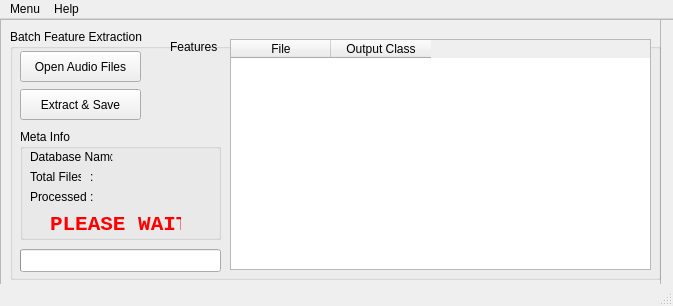
<?xml version="1.0" encoding="UTF-8"?>
<ui version="4.0">
 <class>MainWdw</class>
 <widget class="QMainWindow" name="MainWdw">
  <property name="geometry">
   <rect>
    <x>0</x>
    <y>0</y>
    <width>673</width>
    <height>306</height>
   </rect>
  </property>
  <property name="sizePolicy">
   <sizepolicy hsizetype="Fixed" vsizetype="Fixed">
    <horstretch>0</horstretch>
    <verstretch>0</verstretch>
   </sizepolicy>
  </property>
  <property name="minimumSize">
   <size>
    <width>673</width>
    <height>306</height>
   </size>
  </property>
  <property name="maximumSize">
   <size>
    <width>673</width>
    <height>306</height>
   </size>
  </property>
  <property name="windowTitle">
   <string>Text Dependent Speaker Verification - Training</string>
  </property>
  <property name="windowIcon">
   <iconset resource="image_set.qrc">
    <normaloff>:/icons/other-python-icon.png</normaloff>:/icons/other-python-icon.png</iconset>
  </property>
  <widget class="QWidget" name="centralwidget">
   <widget class="QFrame" name="testingFrame">
    <property name="geometry">
     <rect>
      <x>0</x>
      <y>0</y>
      <width>661</width>
      <height>351</height>
     </rect>
    </property>
    <property name="frameShape">
     <enum>QFrame::StyledPanel</enum>
    </property>
    <property name="frameShadow">
     <enum>QFrame::Raised</enum>
    </property>
   </widget>
   <widget class="QFrame" name="trainingFrame">
    <property name="enabled">
     <bool>true</bool>
    </property>
    <property name="geometry">
     <rect>
      <x>0</x>
      <y>0</y>
      <width>681</width>
      <height>421</height>
     </rect>
    </property>
    <property name="whatsThis">
     <string/>
    </property>
    <property name="frameShape">
     <enum>QFrame::StyledPanel</enum>
    </property>
    <property name="frameShadow">
     <enum>QFrame::Plain</enum>
    </property>
    <widget class="QGroupBox" name="featureExtGroup">
     <property name="geometry">
      <rect>
       <x>10</x>
       <y>10</y>
       <width>651</width>
       <height>251</height>
      </rect>
     </property>
     <property name="title">
      <string>Batch Feature Extraction</string>
     </property>
     <widget class="QPushButton" name="openAudioBtn">
      <property name="geometry">
       <rect>
        <x>10</x>
        <y>22</y>
        <width>121</width>
        <height>31</height>
       </rect>
      </property>
      <property name="text">
       <string>Open Audio Files</string>
      </property>
     </widget>
     <widget class="QPushButton" name="extractSaveBtn">
      <property name="geometry">
       <rect>
        <x>10</x>
        <y>60</y>
        <width>121</width>
        <height>31</height>
       </rect>
      </property>
      <property name="text">
       <string>Extract &amp;&amp; Save</string>
      </property>
     </widget>
     <widget class="QTableWidget" name="featuresTbl">
      <property name="geometry">
       <rect>
        <x>220</x>
        <y>10</y>
        <width>421</width>
        <height>231</height>
       </rect>
      </property>
      <property name="editTriggers">
       <set>QAbstractItemView::DoubleClicked</set>
      </property>
      <property name="columnCount">
       <number>2</number>
      </property>
      <column>
       <property name="text">
        <string>File</string>
       </property>
      </column>
      <column>
       <property name="text">
        <string>Output Class</string>
       </property>
      </column>
     </widget>
     <widget class="QLabel" name="featureExtLbl">
      <property name="geometry">
       <rect>
        <x>160</x>
        <y>10</y>
        <width>51</width>
        <height>16</height>
       </rect>
      </property>
      <property name="text">
       <string>Features : </string>
      </property>
     </widget>
     <widget class="QGroupBox" name="metaGroup">
      <property name="geometry">
       <rect>
        <x>10</x>
        <y>100</y>
        <width>201</width>
        <height>111</height>
       </rect>
      </property>
      <property name="title">
       <string>Meta Info</string>
      </property>
      <widget class="QLabel" name="fileLbl_2">
       <property name="geometry">
        <rect>
         <x>10</x>
         <y>20</y>
         <width>81</width>
         <height>16</height>
        </rect>
       </property>
       <property name="font">
        <font>
         <weight>50</weight>
         <bold>false</bold>
        </font>
       </property>
       <property name="text">
        <string>Database Name</string>
       </property>
      </widget>
      <widget class="QLabel" name="audioFilenameLbl_2">
       <property name="geometry">
        <rect>
         <x>90</x>
         <y>20</y>
         <width>101</width>
         <height>16</height>
        </rect>
       </property>
       <property name="font">
        <font>
         <weight>50</weight>
         <bold>false</bold>
        </font>
       </property>
       <property name="text">
        <string>:</string>
       </property>
      </widget>
      <widget class="QLabel" name="progressLbl">
       <property name="geometry">
        <rect>
         <x>30</x>
         <y>80</y>
         <width>131</width>
         <height>31</height>
        </rect>
       </property>
       <property name="font">
        <font>
         <family>Consolas</family>
         <pointsize>16</pointsize>
         <weight>75</weight>
         <bold>true</bold>
        </font>
       </property>
       <property name="styleSheet">
        <string notr="true">color:red;</string>
       </property>
       <property name="text">
        <string>PLEASE WAIT</string>
       </property>
      </widget>
      <widget class="QLabel" name="audioFilenameLbl">
       <property name="geometry">
        <rect>
         <x>70</x>
         <y>40</y>
         <width>121</width>
         <height>16</height>
        </rect>
       </property>
       <property name="font">
        <font>
         <weight>50</weight>
         <bold>false</bold>
        </font>
       </property>
       <property name="text">
        <string>:</string>
       </property>
      </widget>
      <widget class="QLabel" name="fileLbl">
       <property name="geometry">
        <rect>
         <x>10</x>
         <y>40</y>
         <width>51</width>
         <height>16</height>
        </rect>
       </property>
       <property name="font">
        <font>
         <weight>50</weight>
         <bold>false</bold>
        </font>
       </property>
       <property name="text">
        <string>Total Files</string>
       </property>
      </widget>
      <widget class="QLabel" name="fileLbl_3">
       <property name="geometry">
        <rect>
         <x>10</x>
         <y>60</y>
         <width>81</width>
         <height>16</height>
        </rect>
       </property>
       <property name="font">
        <font>
         <weight>50</weight>
         <bold>false</bold>
        </font>
       </property>
       <property name="text">
        <string>Processed</string>
       </property>
      </widget>
      <widget class="QLabel" name="audioFilenameLbl_3">
       <property name="geometry">
        <rect>
         <x>70</x>
         <y>60</y>
         <width>101</width>
         <height>16</height>
        </rect>
       </property>
       <property name="font">
        <font>
         <weight>50</weight>
         <bold>false</bold>
        </font>
       </property>
       <property name="text">
        <string>:</string>
       </property>
      </widget>
     </widget>
     <widget class="QProgressBar" name="progressBar">
      <property name="geometry">
       <rect>
        <x>10</x>
        <y>220</y>
        <width>201</width>
        <height>23</height>
       </rect>
      </property>
      <property name="value">
       <number>0</number>
      </property>
      <property name="textVisible">
       <bool>false</bool>
      </property>
     </widget>
    </widget>
   </widget>
  </widget>
  <widget class="QMenuBar" name="menubar">
   <property name="geometry">
    <rect>
     <x>0</x>
     <y>0</y>
     <width>673</width>
     <height>21</height>
    </rect>
   </property>
   <widget class="QMenu" name="menuMenu">
    <property name="title">
     <string>Menu</string>
    </property>
    <addaction name="actionTraining_Data"/>
    <addaction name="actionTest_Data"/>
    <addaction name="separator"/>
    <addaction name="actionExit"/>
   </widget>
   <widget class="QMenu" name="menuAbout">
    <property name="title">
     <string>Help</string>
    </property>
    <addaction name="actionAbout"/>
    <addaction name="separator"/>
    <addaction name="actionAbout_Qt"/>
   </widget>
   <addaction name="menuMenu"/>
   <addaction name="menuAbout"/>
  </widget>
  <widget class="QStatusBar" name="statusbar"/>
  <action name="actionTraining_Data">
   <property name="icon">
    <iconset resource="image_set.qrc">
     <normaloff>:/icons/data-data-recovery-icon.png</normaloff>:/icons/data-data-recovery-icon.png</iconset>
   </property>
   <property name="text">
    <string>Training Data</string>
   </property>
  </action>
  <action name="actionTest_Data">
   <property name="icon">
    <iconset resource="image_set.qrc">
     <normaloff>:/icons/data-accept-database-icon.png</normaloff>:/icons/data-accept-database-icon.png</iconset>
   </property>
   <property name="text">
    <string>Testing Data</string>
   </property>
  </action>
  <action name="actionExit">
   <property name="icon">
    <iconset resource="image_set.qrc">
     <normaloff>:/icons/exit-icon.png</normaloff>:/icons/exit-icon.png</iconset>
   </property>
   <property name="text">
    <string>Exit</string>
   </property>
  </action>
  <action name="actionAbout">
   <property name="icon">
    <iconset resource="image_set.qrc">
     <normaloff>:/icons/icon-why-dark.png</normaloff>:/icons/icon-why-dark.png</iconset>
   </property>
   <property name="text">
    <string>About</string>
   </property>
  </action>
  <action name="actionAbout_Qt">
   <property name="icon">
    <iconset resource="image_set.qrc">
     <normaloff>:/icons/qt.png</normaloff>:/icons/qt.png</iconset>
   </property>
   <property name="text">
    <string>About Qt</string>
   </property>
  </action>
 </widget>
 <resources>
  <include location="image_set.qrc"/>
 </resources>
 <connections/>
</ui>
